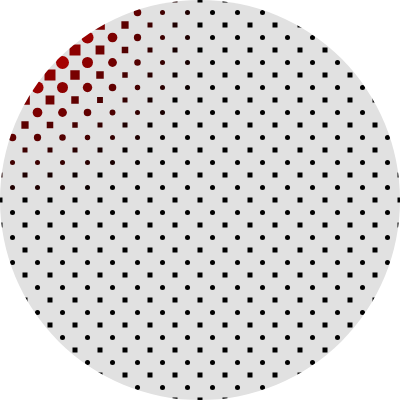
Frame 1 (no input)
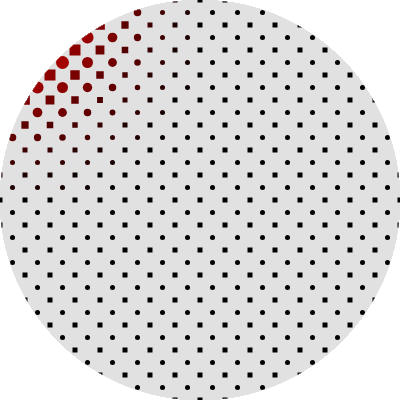
Frame 60 (no input)
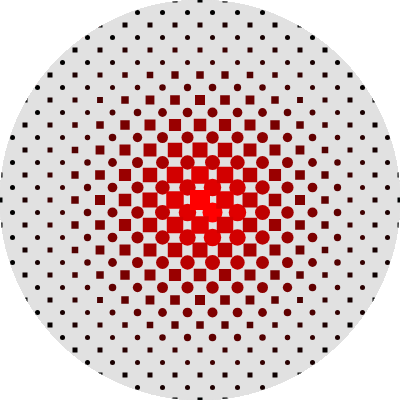
Frame 120 (the mouse pressed at the canvas centre since frame 60)

The p5.js sketch that drew these frames (run headless with seeded random() and noise() and a simulated clock; from frame 60 on, the mouse is pressed at the canvas centre):

// p5.js sketch
// ── sketch.js
function setup() {
  createCanvas(400, 400);
  //Mask to make a circle canvas
  clip(mask)
}

function mask() {
  ellipse(200,200, 400)
}

function draw() {  
  //set a variable to add gaps between shapes
  let space = 25;
  background(225);
  rectMode(CENTER);

  //for loop to create a grid 
  for (let x = 0; x < width + 20; x += space) {
    for (let y = 0; y < height + 20; y += space) {
      
      // Distance from mouse
      let d = dist(x, y, mouseX, mouseY);
      
      // Map distance to the size of each shape 
      let a = map(d, 0, 150, 20, 5, true);
      
      // Map closest shape to the mouse with a value of 255 and and the furthest (200px) with 0
      let c = map(d, 0,200, 255,0 )
      
      push()
      noStroke()
      fill(c,0,0)
      square(x, y, a);
      ellipse(x + space/2, y + space/2, a);
      pop()
    }
  }
}
